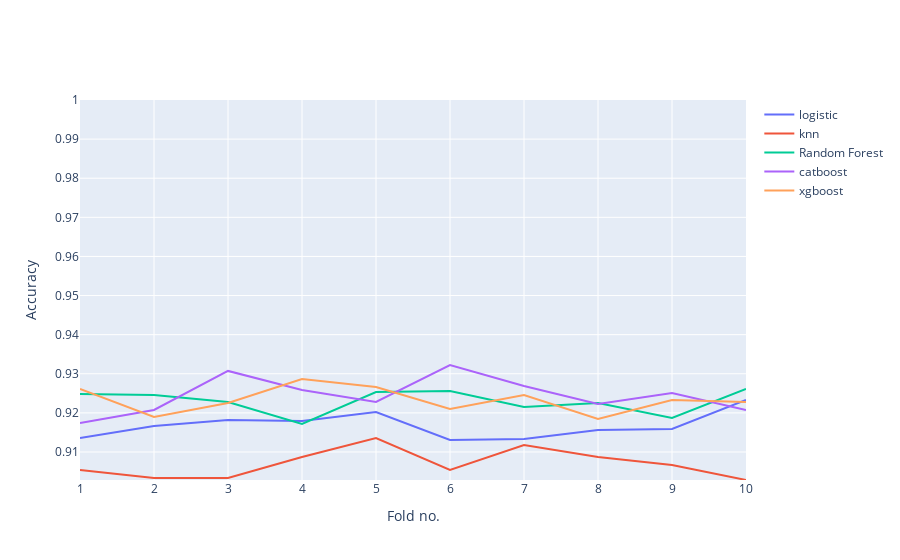

Notebook code cell kept with this figure:
### Code cell
layout = go.Layout(
    xaxis=dict(
        title='Fold no.'
    ),
    yaxis=dict(
        range=[np.min([i['y'] for i in plot_data]), 1],
        title='Accuracy'
    )
)
fig=go.Figure(data=plot_data, layout=layout)
ply.iplot(fig)

### Figure 1 — Plotly figure (JSON) as saved in the notebook; plotly's stock layout.template omitted (floating-point values rounded to 4 significant figures)
{"data": [{"mode": "lines", "name": "logistic", "type": "scatter", "x": [1, 2, 3, 4, 5, 6, 7, 8, 9, 10], "y": [0.9136, 0.9167, 0.9182, 0.9179, 0.9202, 0.9131, 0.9133, 0.9156, 0.9159, 0.9233]}, {"mode": "lines", "name": "knn", "type": "scatter", "x": [1, 2, 3, 4, 5, 6, 7, 8, 9, 10], "y": [0.9054, 0.9034, 0.9034, 0.9087, 0.9136, 0.9054, 0.9118, 0.9087, 0.9067, 0.9028]}, {"mode": "lines", "name": "Random Forest", "type": "scatter", "x": [1, 2, 3, 4, 5, 6, 7, 8, 9, 10], "y": [0.9248, 0.9246, 0.9228, 0.9172, 0.9253, 0.9256, 0.9215, 0.9225, 0.9187, 0.9261]}, {"mode": "lines", "name": "catboost", "type": "scatter", "x": [1, 2, 3, 4, 5, 6, 7, 8, 9, 10], "y": [0.9174, 0.9208, 0.9307, 0.9259, 0.9228, 0.9322, 0.9269, 0.9223, 0.9251, 0.9207]}, {"mode": "lines", "name": "xgboost", "type": "scatter", "x": [1, 2, 3, 4, 5, 6, 7, 8, 9, 10], "y": [0.9261, 0.919, 0.9225, 0.9287, 0.9266, 0.921, 0.9246, 0.9184, 0.9233, 0.9228]}], "layout": {"xaxis": {"title": {"text": "Fold no."}}, "yaxis": {"range": [0.9028, 1], "title": {"text": "Accuracy"}}}}
